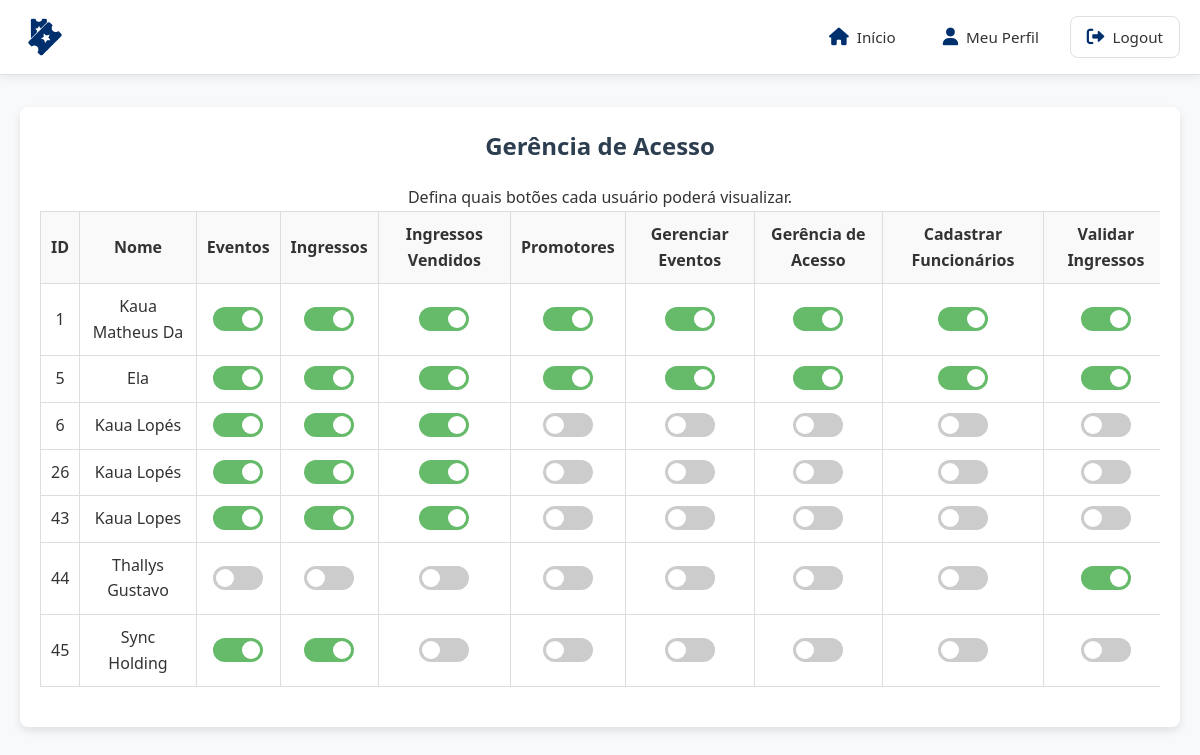
/gerencia_acesso.php (signed in), run on the app's committed database.
### tables this page shows
CREATE TABLE `administradores` (
  `id` int(11) NOT NULL,
  `nome` varchar(100) NOT NULL,
  `email` varchar(100) NOT NULL,
  `telefone` varchar(20) NOT NULL,
  `senha` varchar(255) NOT NULL,
  `foto` varchar(255) DEFAULT NULL,
  `is_promotor` tinyint(1) NOT NULL DEFAULT 0,
  `master` tinyint(1) DEFAULT 0,
  `promotor_id` int(11) DEFAULT NULL,
  `mp_access_token` text DEFAULT NULL,
  `token_red` varchar(64) DEFAULT NULL,
  `token_validade` datetime DEFAULT NULL
);

### gerencia_acesso.php (the view, shortened to what this page needs)
<?php
include('conexao.php');
$sql = "SELECT * FROM administradores";
$result = $conn->query($sql);
?>
<!DOCTYPE html>
<html lang="pt-br">
<head>
  <link rel="stylesheet" href="css/admin.css">
  <link rel="stylesheet"
        href="https://cdnjs.cloudflare.com/ajax/libs/font-awesome/6.0.0-beta3/css/all.min.css"
 />
</head>
<body class="admin-page-body">
  <?php include('header_admin.php'); ?>
  <div class="admin-container">
    <main class="access-container">
      <h2>Gerência de Acesso</h2>
      <p style="text-align:center;">Defina quais botões cada usuário poderá visualizar.</p>
      <div class="table-responsive">
        <form id="accessForm" action="gerencia_acesso.php" method="post">
          <table class="access-table">
            <thead>
              <tr>
                <th>ID</th>
                <th>Nome</th>
                <th>Eventos</th>
                <th>Ingressos</th>
                <th>Ingressos Vendidos</th>
                <th>Promotores</th>
                <th>Gerenciar Eventos</th>
                <th>Gerência de Acesso</th>
                <th>Cadastrar Funcionários</th>
                <th>Validar Ingressos</th>
              </tr>
            </thead>
            <tbody>
              <?php
              while ($user = $result->fetch_assoc()):
                $uid = $user['id'];
                $buttons = [
                  "eventos",
                  "ingressos",
                  "ingressos_vendidos",
                  "promotores",
                  "gerenciar_eventos",
                  "gerencia_acesso",
                  "cadastrar_funcionarios",
                  "validar_ingressos",
                  "pdv"
                ];
              ?>
              <tr>
                <td><?php echo htmlspecialchars($uid); ?></td>
                <td><?php echo htmlspecialchars($user['nome']); ?></td>
                <?php
                  foreach ($buttons as $button):
                ?>
                <td>
                  <label class="switch">
                    <span class="slider"></span>
                  </label>
                </td>
                <?php endforeach; ?>
              </tr>
              <?php endwhile; ?>
            </tbody>
          </table>
        </form>
      </div>
    </main>
  </div>
</body>
</html>

### css/admin.css (style rules this page uses)
:root { --primary-color: #3498db; --primary-dark: #2980b9; --secondary-color: #FF9202; --accent-color: #e74c3c; --bg-color: #f8f9fa; --card-bg: #ffffff; --text-color: #333333; --text-secondary: #7f8c8d; --shadow: 0 6px 10px rgba(0, 0, 0, 0.1); --transition: all 0.3s ease; --border-radius: 12px; --spacing: 20px; }
.admin-page-body { font-family: 'Segoe UI', Tahoma, Geneva, Verdana, sans-serif; margin: 0; padding: 0; background: var(--bg-color); color: var(--text-color); line-height: 1.6; }
.admin-container { max-width: 1400px; margin: 2rem auto; padding: 0 var(--spacing); }

### css/header_admin.css (style rules this page uses)
:root { --primary-color: #002F6D; --primary-light: #1a4781; --primary-dark: #001f49; --accent-color: #0056b3; --background-color: #ffffff; --nav-bg: #ffffff; --text-color: #333333; --text-light: #666666; --hover-bg: #f5f8fc; --border-color: #e0e0e0; --shadow: 0 2px 10px rgba(0, 0, 0, 0.08); --shadow-hover: 0 5px 15px rgba(0, 47, 109, 0.15); --transition-speed: 0.3s; --border-radius: 8px; }
* { margin: 0; padding: 0; box-sizing: border-box; }
body { font-family: 'Roboto', 'Segoe UI', Arial, sans-serif; background: var(--background-color); color: var(--text-color); line-height: 1.6; }

### gerencia_acesso.php (style rules this page uses)
.access-container { max-width: 1200px; margin: 20px auto; padding: 20px; background: #ffffff; border-radius: 8px; box-shadow: 0 4px 8px rgba(0,0,0,0.1); }
.access-container h2 { text-align: center; color: #2c3e50; margin-bottom: 20px; }
.table-responsive { overflow-x: auto; }
table.access-table { width: 100%; border-collapse: collapse; margin-bottom: 20px; min-width: 1200px; }
table.access-table th, table.access-table td { padding: 10px; border: 1px solid #ddd; text-align: center; font-size: 1rem; }
table.access-table th { background: #f9f9f9; }
.switch { position: relative; display: inline-block; width: 50px; height: 24px; }
.slider { position: absolute; cursor: pointer; top: 0; left: 0; right: 0; bottom: 0; background-color: #ccc; transition: .4s; border-radius: 24px; }
.slider:before { position: absolute; content: ""; height: 18px; width: 18px; left: 3px; bottom: 3px; background-color: white; transition: .4s; border-radius: 50%; }
input:checked + .slider { background-color: #66bb6a; }
input:checked + .slider:before { transform: translateX(26px); }

### data on the page
administradores: id "1", nome "Kaua Matheus Da"
administradores: id "5", nome "Ela"
administradores: id "6", nome "Kaua Lopés"
administradores: id "26", nome "Kaua Lopés"
administradores: id "43", nome "Kaua Lopes"
administradores: id "44", nome "Thallys Gustavo"
administradores: id "45", nome "Sync Holding"
